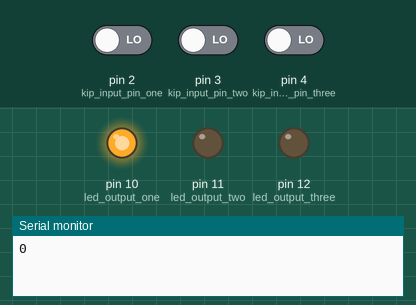
The program below on a simulated Arduino Nano, built with avr-gcc and run on an emulated ATmega328P. Shown: output pins drawn as LEDs (lit = HIGH), the last lines printed to the serial monitor. The inputs (shaded band) are chosen by the test bench; at power-on: pin 2 (kip_input_pin_one) LOW, pin 3 (kip_input_pin_two) LOW, pin 4 (kip_input_pin_three) LOW. Random numbers use the default seed unless the program sets one.

Above: at 5.2 s.
5.3 s: pin 2 (kip_input_pin_one) driven HIGH
At 6.7 s:
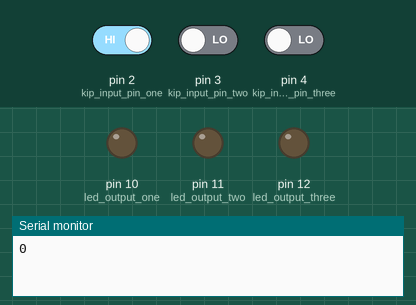
At 14.8 s:
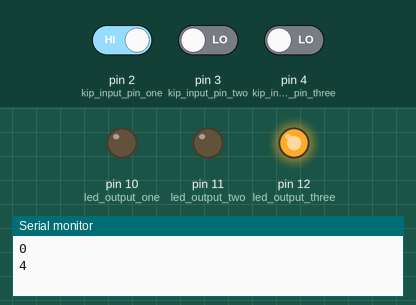
18.7 s: pin 3 (kip_input_pin_two) driven HIGH
26.5 s: pin 3 (kip_input_pin_two) driven LOW
At 30.6 s:
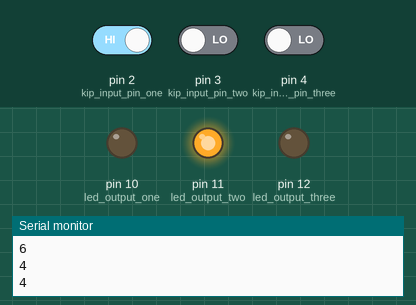
34.3 s: pin 4 (kip_input_pin_three) driven HIGH
42.1 s: pin 2 (kip_input_pin_one) driven LOW
Timing chart, 0 to 50.9 s (numbered marks = the images above; inputs shaded):
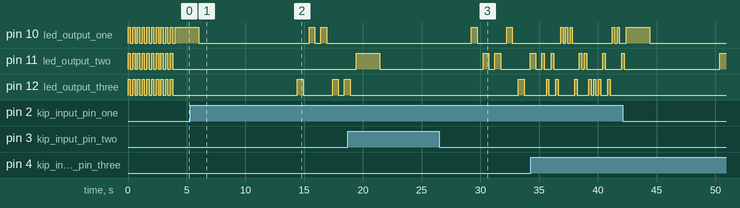

The program:

main.cpp
```cpp
#include <Arduino.h>

const int BLINK_ON_TIME = 2000;
const int MIN_WAIT_TIME = 5000;
const long ADDED_WAIT_TIME = 7000;
int led_pins[] = {10, 11, 12};
int led_output_one = 10;
int led_output_two = 11;
int led_output_three = 12;
int kip_input_pin_one = 2;
int kip_input_pin_two = 3;
int kip_input_pin_three = 4;
int blinking_mode = 0;

void testLEDs(int arr[], int arr_size) {
  for (int i = 0; i < 10; i++) {
    for (int j = 0; j < (arr_size - 1); j++) {
      digitalWrite(arr[j], HIGH);
    }
    delay(200);
    for (int j = 0; j < (arr_size - 1); j++) {
      digitalWrite(arr[j], LOW);
    }
    delay(200);
  }
}

int get_blinking_mode() {
  return digitalRead(kip_input_pin_three) +
         (digitalRead(kip_input_pin_two) << 1) +
         (digitalRead(kip_input_pin_one) << 2);
}

void blink_led(long wait_time, int output_pin, int blink_on_time = 0) {
  if (blink_on_time == 0) {
    blink_on_time = BLINK_ON_TIME;
  }
  digitalWrite(output_pin, HIGH);
  delay(blink_on_time);
  digitalWrite(output_pin, LOW);
  delay(wait_time);
}

void blink_leds(long wait_time, int random_value) {
  if (random_value < 13) {
    blink_led(wait_time, random_value);
    return;
  }

  if (random_value == 13) {
    digitalWrite(led_output_one, HIGH);
    digitalWrite(led_output_two, HIGH);
    delay(BLINK_ON_TIME);
    digitalWrite(led_output_one, LOW);
    digitalWrite(led_output_two, LOW);
    delay(wait_time);
    return;
  }

  digitalWrite(led_output_two, HIGH);
  digitalWrite(led_output_three, HIGH);
  delay(BLINK_ON_TIME);
  digitalWrite(led_output_two, LOW);
  digitalWrite(led_output_three, LOW);
  delay(wait_time);
}

void setup() {
  Serial.begin(9600);
  pinMode(led_output_one, OUTPUT);
  pinMode(led_output_two, OUTPUT);
  pinMode(led_output_three, OUTPUT);
  pinMode(kip_input_pin_one, INPUT);
  pinMode(kip_input_pin_two, INPUT);
  pinMode(kip_input_pin_three, INPUT);
  randomSeed(analogRead(0));
  testLEDs(led_pins, sizeof(led_pins));
}

void loop() {
  blinking_mode = get_blinking_mode();
  Serial.println(blinking_mode);
  long wait_time = random(1, ADDED_WAIT_TIME) + MIN_WAIT_TIME;
  int output_pin = led_output_one;
  int random_value = 0;

  switch (blinking_mode) {
  case 0:
    blink_led(wait_time, output_pin);
    break;
  case 1:
    random_value = random(0, 2) + output_pin;
    blink_led(wait_time, random_value);
    break;
  case 2:
    random_value = random(0, 3) + output_pin;
    blink_led(wait_time, random_value);
    break;
  case 3:
    random_value = random(0, 5) + output_pin;
    blink_leds(wait_time, random_value);
    break;
  case 4:
    random_value = random(0, 3) + output_pin;
    blink_led(500, random_value, 500);
    break;
  case 5:
    random_value = random(0, 3) + output_pin;
    blink_led(200, random_value, 200);
    break;
  default:
    random_value = random(0, 3) + output_pin;
    blink_led(wait_time, random_value);
    break;
  }
}
```

Measured:
- after the input at 5.3 s, pin 12 (led_output_three): goes HIGH 0.50 s, LOW 2.5 s, HIGH 0.50 s, LOW 0.50 s, then HIGH, starting after 9.1 s
- after the input at 26.5 s, pin 11 (led_output_two): goes HIGH 0.50 s, LOW 0.50 s, HIGH 0.50 s, LOW 2.5 s, then HIGH, starting after 3.7 s; pin 12 (led_output_three): LOW → HIGH after 6.7 s, → LOW 0.50 s later
